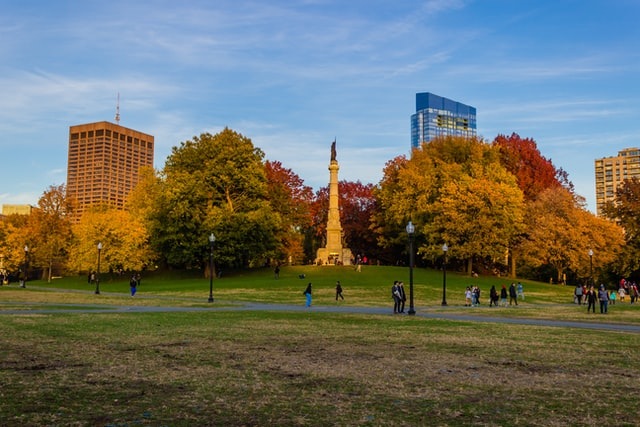
#> input picture resources/photos/park.jpg, 640 x 427 px
$ python 19_geometria.py
#> lines starting #> are read from the running program, lines starting #| are printed output that depends on the picture
"""Rotacionar e mover (e desfazer) (código da aula, para os alunos digitarem).

Pode ser executado de qualquer pasta: os caminhos partem da raiz do repositório.
"""
import os
from pathlib import Path

os.chdir(Path(__file__).resolve().parents[1])

import cv2 as cv
import numpy as np

img = cv.imread("resources/photos/park.jpg")      # matriz (altura, largura, 3) em BGR
#> img is the input picture: shape (427, 640, 3); mean B, G, R 98.3, 110, 108.2
gray = cv.cvtColor(img, cv.COLOR_BGR2GRAY)         # matriz (altura, largura)
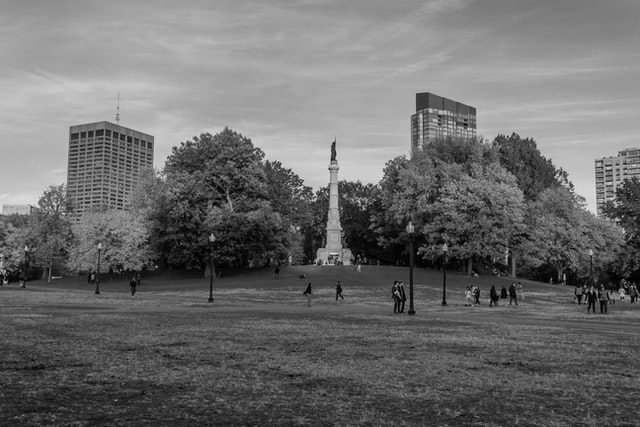
#> gray: shape (427, 640); min 0, max 239, mean 108.1
h, w = img.shape[:2]
#> h = 427; w = 640
M = cv.getRotationMatrix2D((w // 2, h // 2), 30, 1.0)    # matriz 2x3: gira 30°
rot = cv.warpAffine(img, M, (w, h))
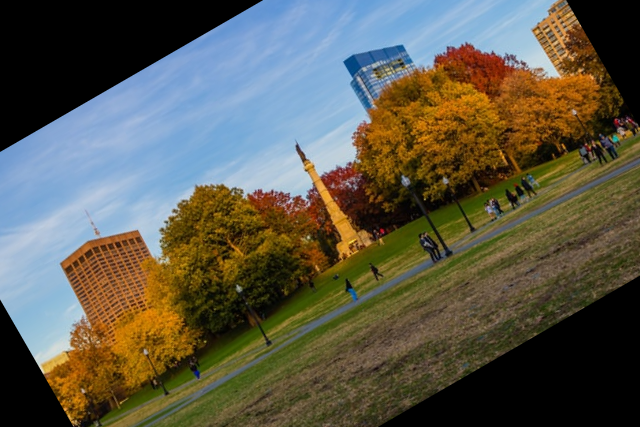
#> rot: shape (427, 640, 3); mean B, G, R 75.8, 89.8, 92.3
undo = cv.warpAffine(rot, cv.invertAffineTransform(M), (w, h))   # desvirar: inversa
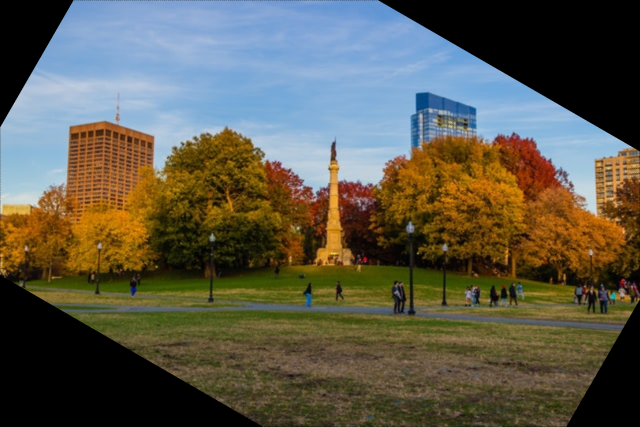
#> undo: shape (427, 640, 3); mean B, G, R 75.7, 89.8, 92.2
T = np.float32([[1, 0, 100], [0, 1, 50]])                 # 100 px →, 50 px ↓
moved = cv.warpAffine(img, T, (w, h))
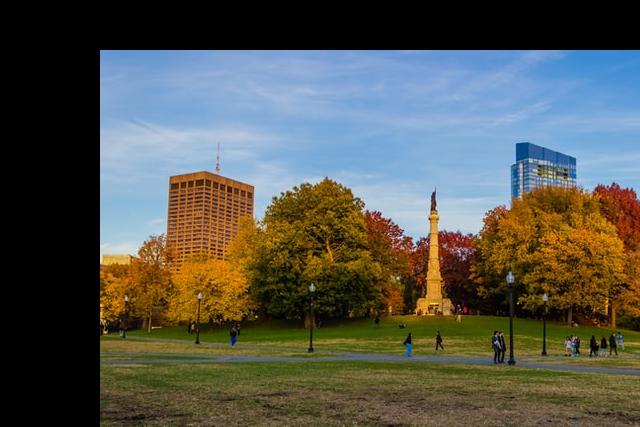
#> moved: shape (427, 640, 3); mean B, G, R 77.8, 86.3, 84.5
cv.imshow("rotacionada 30", rot)
cv.imshow("desfeita (cantos pretos = perdidos)", undo)
cv.imshow("movida", moved)

cv.waitKey(0)
cv.destroyAllWindows()

$ run again, with resources/photos/cats.jpg copied over resources/photos/park.jpg
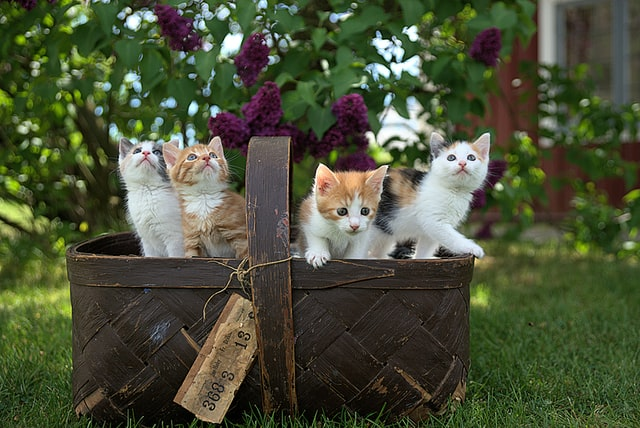
#> input picture resources/photos/cats.jpg, 640 x 428 px
#> img is the input picture: shape (428, 640, 3); mean B, G, R 55.7, 80.9, 74.5
#> `rot = cv.warpAffine(img, M, (w, h))`:
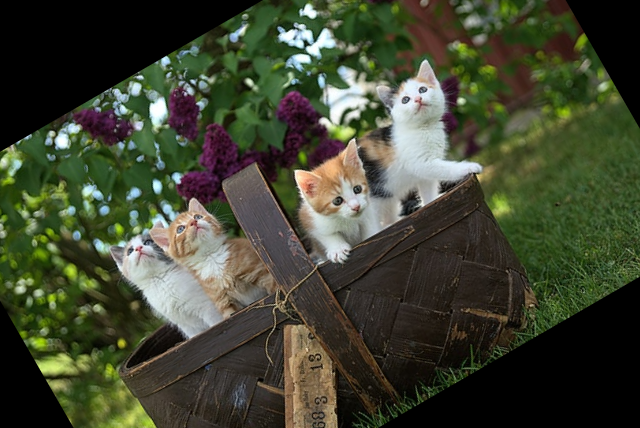
#> rot: shape (428, 640, 3); mean B, G, R 48.4, 68.2, 63.5
#> `moved = cv.warpAffine(img, T, (w, h))`:
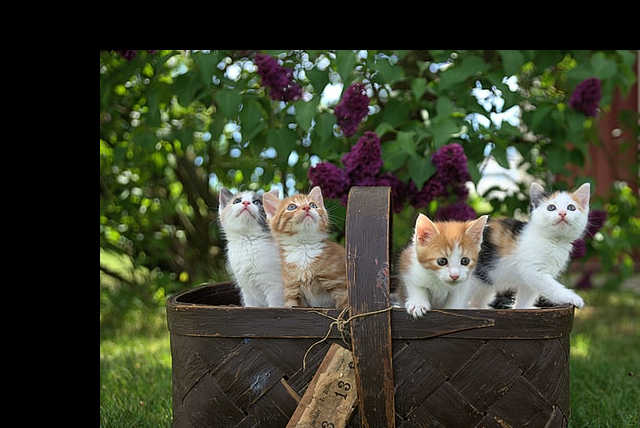
#> moved: shape (428, 640, 3); mean B, G, R 46.1, 64.1, 59.9
